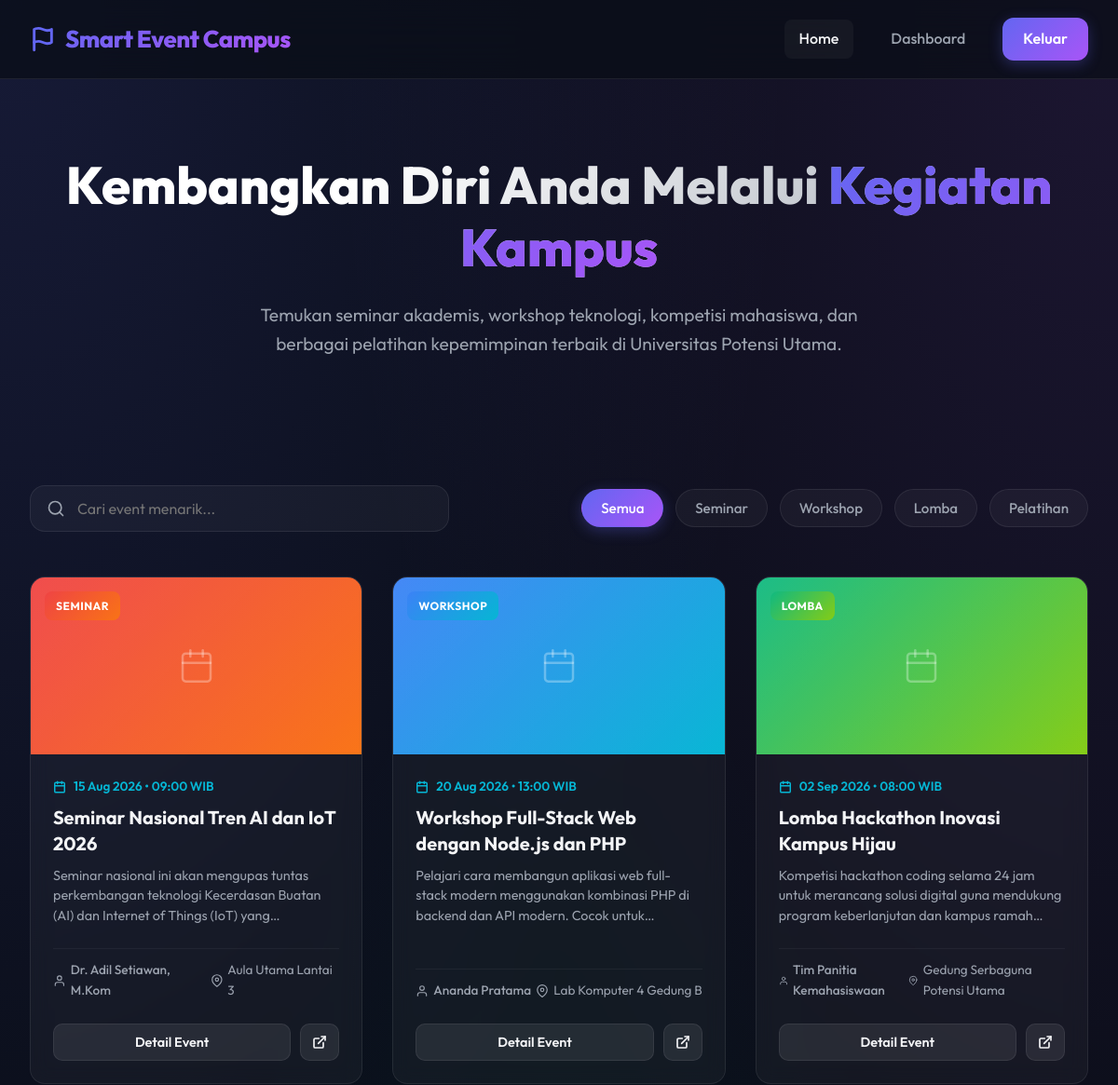
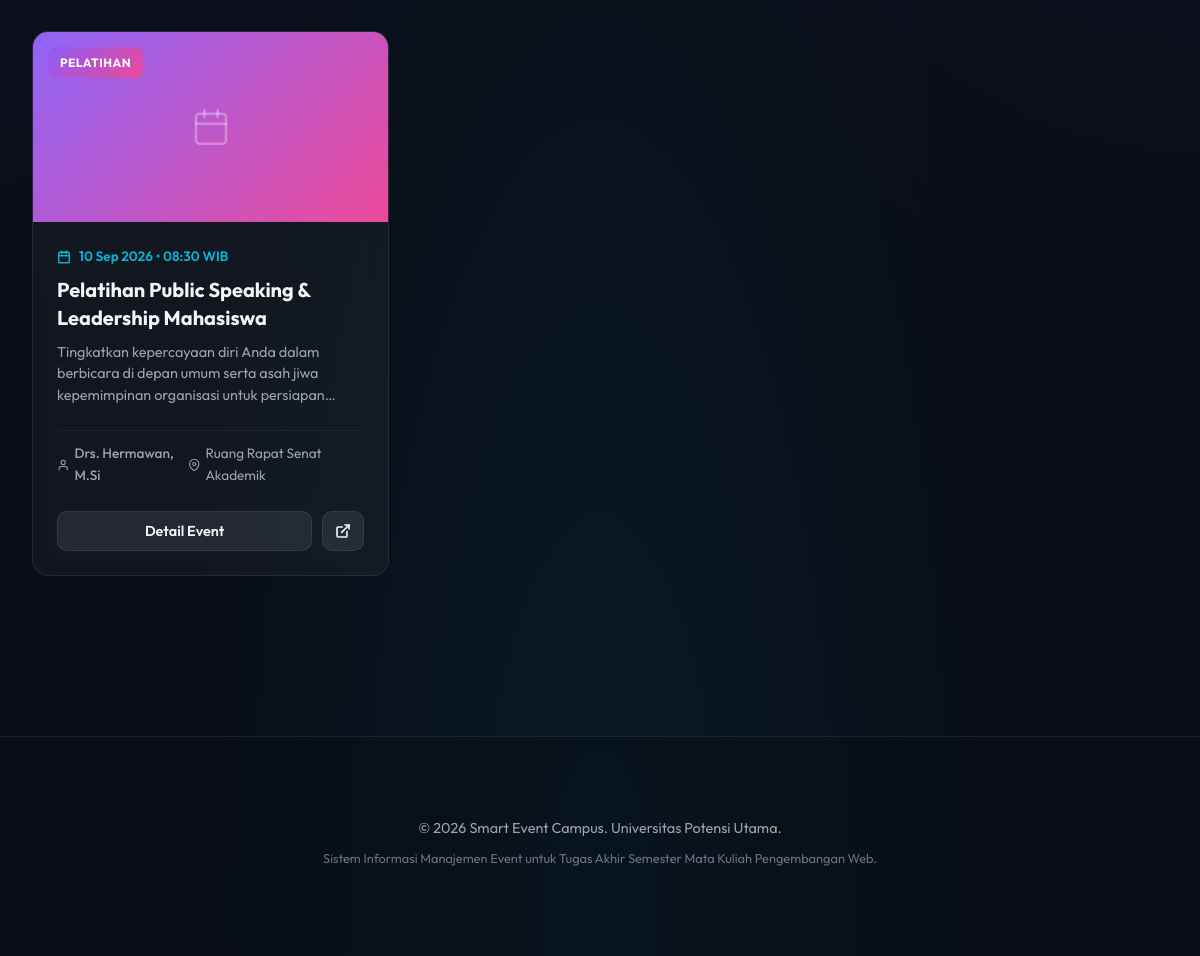
The page / (signed in) on the database its author committed (2 pictures, top to bottom).
### tables this page shows
CREATE TABLE IF NOT EXISTS `events` (
  `id` INT AUTO_INCREMENT PRIMARY KEY,
  `title` VARCHAR(255) NOT NULL,
  `category` ENUM('seminar', 'workshop', 'lomba', 'pelatihan') NOT NULL,
  `description` TEXT NOT NULL,
  `event_date` DATE NOT NULL,
  `event_time` TIME NOT NULL,
  `location` VARCHAR(255) NOT NULL,
  `speaker` VARCHAR(100) NOT NULL,
  `image_path` VARCHAR(255) NULL,
  `status` ENUM('upcoming', 'ongoing', 'completed') DEFAULT 'upcoming',
  `created_at` TIMESTAMP DEFAULT CURRENT_TIMESTAMP
);

### config.php (called while the page is built, shortened)
<?php
function sanitize($str) {
    return htmlspecialchars($str, ENT_QUOTES, 'UTF-8');
}
?>

### index.php (the view, shortened to what this page needs)
<?php
require_once 'config.php';
try {
    $stmt = $pdo->query("SELECT * FROM events ORDER BY event_date ASC");
    $events = $stmt->fetchAll();
} catch (PDOException $e) {
    $events = [];
}
?>
<!DOCTYPE html>
<html lang="id">
<head>
    <link rel="stylesheet" href="style.css">
</head>
<body>
    <nav class="navbar" id="main-nav">
        <a href="index.php" class="nav-brand">
            <svg width="28" height="28" viewBox="0 0 24 24" fill="none" stroke="currentColor" stroke-width="2.5" stroke-linecap="round" stroke-linejoin="round" style="color: var(--primary);">
                <path d="M4 15s1-1 4-1 5 2 8 2 4-1 4-1V3s-1 1-4 1-5-2-8-2-4 1-4 1z"></path>
                <line x1="4" y1="22" x2="4" y2="15"></line>
            </svg>
            <span>Smart Event Campus</span>
        </a>
        <div class="nav-links" id="nav-links-menu">
            <a href="index.php" class="nav-link active">Home</a>
            <?php if (isset($_SESSION['admin_logged_in']) && $_SESSION['admin_logged_in'] === true): ?>
                <a href="admin_dashboard.php" class="nav-link">Dashboard</a>
                <a href="logout.php" class="nav-btn">Keluar</a>
            <?php else: ?>
                <a href="login.php" class="nav-btn">Admin Login</a>
            <?php endif; ?>
        </div>
    </nav>
    <header class="hero">
        <h1>Kembangkan Diri Anda Melalui <span>Kegiatan Kampus</span></h1>
        <p>Temukan seminar akademis, workshop teknologi, kompetisi mahasiswa, dan berbagai pelatihan kepemimpinan terbaik di Universitas Potensi Utama.</p>
    </header>
    <main class="container">
        <section class="controls-row">
            <div class="search-box">
                <svg width="20" height="20" viewBox="0 0 24 24" fill="none" stroke="currentColor" stroke-width="2" stroke-linecap="round" stroke-linejoin="round">
                    <circle cx="11" cy="11" r="8"></circle>
                    <line x1="21" y1="21" x2="16.65" y2="16.65"></line>
                </svg>
                <input type="text" id="event-search" placeholder="Cari event menarik..." aria-label="Cari event">
            </div>
            <div class="filter-group" id="filter-container">
                <button class="filter-btn active" data-filter="all">Semua</button>
                <button class="filter-btn" data-filter="seminar">Seminar</button>
                <button class="filter-btn" data-filter="workshop">Workshop</button>
                <button class="filter-btn" data-filter="lomba">Lomba</button>
                <button class="filter-btn" data-filter="pelatihan">Pelatihan</button>
            </div>
        </section>
        <section class="event-grid" id="events-wrapper">
            <?php if (count($events) > 0): ?>
                <?php foreach ($events as $event):
                    $dateObj = new DateTime($event['event_date']);
                    $formattedDate = $dateObj->format('d M Y');
                    $formattedTime = substr($event['event_time'], 0, 5);
                    $catClass = 'category-' . $event['category'];
                ?>
                    <article class="event-card"
                             data-category="<?php echo sanitize($event['category']); ?>"
                             data-title="<?php echo sanitize(strtolower($event['title'])); ?>"
                             data-id="<?php echo $event['id']; ?>">
                        <div class="event-banner <?php echo $catClass; ?>">
                            <?php if (!empty($event['image_path']) && file_exists(__DIR__ . '/' . $event['image_path'])): ?>
                                <img src="<?php echo sanitize($event['image_path']); ?>" alt="Banner <?php echo sanitize($event['title']); ?>" loading="lazy">
                            <?php else: ?>
                                <div style="width:100%; height:100%; display:flex; align-items:center; justify-content:center; flex-direction:column; background: linear-gradient(135deg, rgba(255,255,255,0.05), rgba(255,255,255,0.01));">
                                </div>
                            <?php endif; ?>
                            <span class="event-category-badge <?php echo $catClass; ?>">
                                <?php echo sanitize($event['category']); ?>
                            </span>
                        </div>
                        <div class="event-info">
                            <div class="event-date-badge">
                                <span><?php echo $formattedDate; ?> &bull; <?php echo $formattedTime; ?> WIB</span>
                            </div>
                            <h3 class="event-title"><?php echo sanitize($event['title']); ?></h3>
                            <p class="event-description-snippet"><?php echo sanitize($event['description']); ?></p>
                            <div class="event-meta">
                                <div class="event-speaker">
                                    <svg width="14" height="14" viewBox="0 0 24 24" fill="none" stroke="currentColor" stroke-width="2" stroke-linecap="round" stroke-linejoin="round">
                                        <path d="M20 21v-2a4 4 0 0 0-4-4H8a4 4 0 0 0-4 4v2"></path>
                                        <circle cx="12" cy="7" r="4"></circle>
                                    </svg>
                                    <span><?php echo sanitize($event['speaker']); ?></span>
                                </div>
                                <div class="event-location">
                                    <svg width="14" height="14" viewBox="0 0 24 24" fill="none" stroke="currentColor" stroke-width="2" stroke-linecap="round" stroke-linejoin="round">
                                        <path d="M21 10c0 7-9 13-9 13s-9-6-9-13a9 9 0 0 1 18 0z"></path>
                                        <circle cx="12" cy="10" r="3"></circle>
                                    </svg>
                                    <span><?php echo sanitize($event['location']); ?></span>
                                </div>
                            </div>
                        </div>
                        <div class="event-footer" style="display: flex; gap: 10px;">
                            <button type="button" class="event-btn btn-open-detail"
                                    style="flex: 1;"
                                    data-title-full="<?php echo sanitize($event['title']); ?>"
                                    data-category-full="<?php echo sanitize($event['category']); ?>"
                                    data-desc-full="<?php echo sanitize($event['description']); ?>"
                                    data-date-full="<?php echo $formattedDate; ?>"
                                    data-time-full="<?php echo $formattedTime; ?>"
                                    data-location-full="<?php echo sanitize($event['location']); ?>"
                                    data-speaker-full="<?php echo sanitize($event['speaker']); ?>"
                                    data-image-full="<?php echo sanitize($event['image_path']); ?>"
                                    data-status-full="<?php echo sanitize($event['status']); ?>">
                                Detail Event
                            </button>
                            <a href="event_detail.php?id=<?php echo $event['id']; ?>"
                               class="event-btn"
                               style="flex: 0 0 auto; display: flex; align-items: center; justify-content: center; width: 42px; border-radius: 10px;"
                               title="Buka halaman penuh">
                                <svg width="16" height="16" viewBox="0 0 24 24" fill="none" stroke="currentColor" stroke-width="2.5" stroke-linecap="round" stroke-linejoin="round">
                                    <path d="M18 13v6a2 2 0 0 1-2 2H5a2 2 0 0 1-2-2V8a2 2 0 0 1 2-2h6"></path>
                                    <polyline points="15 3 21 3 21 9"></polyline>
                                    <line x1="10" y1="14" x2="21" y2="3"></line>
                                </svg>
                            </a>
                        </div>
                    </article>
                <?php endforeach; ?>
            <?php endif; ?>
        </section>
    </main>
    <footer class="footer">
        <div class="container">
            <p>&copy; <?php echo date('Y'); ?> Smart Event Campus. Universitas Potensi Utama.</p>
            <p style="font-size: 0.8rem; color: var(--text-muted);">Sistem Informasi Manajemen Event untuk Tugas Akhir Semester Mata Kuliah Pengembangan Web.</p>
        </div>
    </footer>
</body>
</html>

### rows shown on the page
events: category "SEMINAR", event_date "15 Aug 2026", event_time "09:00", title "Seminar Nasional Tren AI dan IoT 2026", description "Seminar nasional ini akan mengupas tuntas perkembangan teknologi Kecerdasan Buatan (AI) dan Internet of Things (IoT)…", speaker "Dr. Adil Setiawan, M.Kom", location "Aula Utama Lantai 3"
events: category "WORKSHOP", event_date "20 Aug 2026", event_time "13:00", title "Workshop Full-Stack Web dengan Node.js dan PHP", description "Pelajari cara membangun aplikasi web full-stack modern menggunakan kombinasi PHP di backend dan API modern. Cocok…", speaker "Ananda Pratama", location "Lab Komputer 4 Gedung B"
events: category "LOMBA", event_date "02 Sep 2026", event_time "08:00", title "Lomba Hackathon Inovasi Kampus Hijau", description "Kompetisi hackathon coding selama 24 jam untuk merancang solusi digital guna mendukung program keberlanjutan dan kampus…", speaker "Tim Panitia Kemahasiswaan", location "Gedung Serbaguna Potensi Utama"
events: category "PELATIHAN", event_date "10 Sep 2026", event_time "08:30", title "Pelatihan Public Speaking & Leadership Mahasiswa", description "Tingkatkan kepercayaan diri Anda dalam berbicara di depan umum serta asah jiwa kepemimpinan organisasi untuk…", speaker "Drs. Hermawan, M.Si", location "Ruang Rapat Senat Akademik", $event['id'] 4 (drawn)
